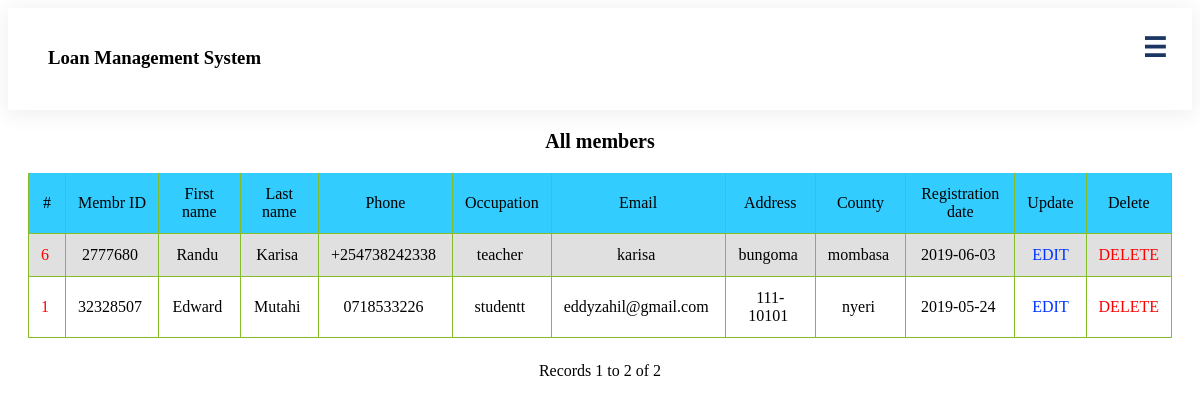
/admin/displaymember.php, run on an earlier commit of the app's database.
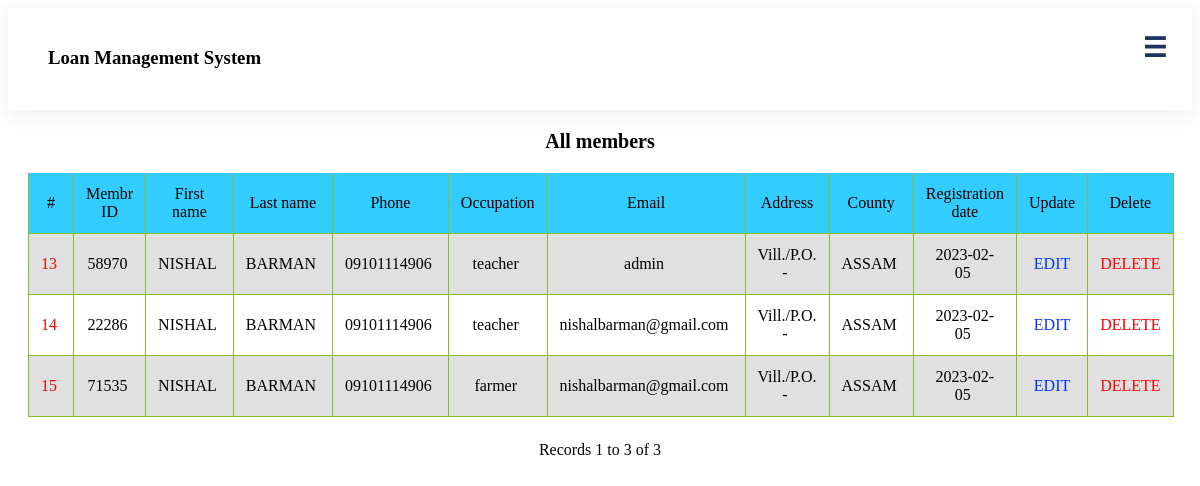
And on a later commit of the database.
### tables this page shows
CREATE TABLE `member` (
  `id` int(5) NOT NULL,
  `memberId` int(8) NOT NULL,
  `fName` varchar(15) NOT NULL,
  `lName` varchar(15) NOT NULL,
  `gender` varchar(6) NOT NULL,
  `phone` varchar(13) NOT NULL,
  `occupation` varchar(20) NOT NULL,
  `email` varchar(30) NOT NULL,
  `password` varchar(15) NOT NULL,
  `address` varchar(12) NOT NULL,
  `county` varchar(20) NOT NULL,
  `district` varchar(20) NOT NULL,
  `location` varchar(20) NOT NULL,
  `photo` varchar(200) NOT NULL,
  `dob` date NOT NULL,
  `regDate` date NOT NULL
);

### admin/displaymember.php (the view, shortened to what this page needs)
<?php require_once('../Connections/mlms.php'); ?>
<?php
$maxRows_dispmember = 10;
$pageNum_dispmember = 0;
$startRow_dispmember = $pageNum_dispmember * $maxRows_dispmember;
mysqli_select_db($mlms, $database_mlms);
$query_dispmember = "SELECT id, memberId, fName, lName, phone, occupation, email, address, county, regDate FROM member";
$query_limit_dispmember = sprintf("%s LIMIT %d, %d", $query_dispmember, $startRow_dispmember, $maxRows_dispmember);
$dispmember = mysqli_query($mlms, $query_limit_dispmember) or die(mysql_error());
$row_dispmember = mysqli_fetch_assoc($dispmember);
if (isset($_GET['totalRows_dispmember'])) {
    $totalRows_dispmember = $_GET['totalRows_dispmember'];
} else {
    $all_dispmember = mysqli_query($mlms, $query_dispmember);
    $totalRows_dispmember = mysqli_num_rows($all_dispmember);
}
?>
<html>
<head>
    <link rel="stylesheet" type="text/css" href="../Assets/css/style.css">
</head>
<body>
    <?php include '../header/admin.php'; ?>
    <center>
        <div class="main">
            <div class="container">
                <h3 class="llTl">All members</h3>
                <table border="0" align="center">
                    <table align="center" id="id01" class="responsive-table">
                        <tr bgcolor="#33CCFF">
                            <td>#</td>
                            <td>Membr ID</td>
                            <td>First name</td>
                            <td>Last name</td>
                            <td>Phone</td>
                            <td>Occupation</td>
                            <td>Email</td>
                            <td>Address</td>
                            <td>County</td>
                            <td>Registration date</td>
                            <td>Update</td>
                            <td>Delete</td>
                        </tr>
                        <?php
                        do { ?>
                            <tr>
                                <td><a href="managemember.php?recordID=<?php echo $row_dispmember['id']; ?>">
                                        <?php echo $row_dispmember['id']; ?>&nbsp; </a></td>
                                <td>
                                    <?php echo $row_dispmember['memberId']; ?>&nbsp;
                                </td>
                                <td>
                                    <?php echo $row_dispmember['fName']; ?>&nbsp;
                                </td>
                                <td>
                                    <?php echo $row_dispmember['lName']; ?>&nbsp;
                                </td>
                                <td>
                                    <?php echo $row_dispmember['phone']; ?>&nbsp;
                                </td>
                                <td>
                                    <?php echo $row_dispmember['occupation']; ?>&nbsp;
                                </td>
                                <td>
                                    <?php echo $row_dispmember['email']; ?>&nbsp;
                                </td>
                                <td>
                                    <?php echo $row_dispmember['address']; ?>&nbsp;
                                </td>
                                <td>
                                    <?php echo $row_dispmember['county']; ?>&nbsp;
                                </td>
                                <td>
                                    <?php echo $row_dispmember['regDate']; ?>&nbsp;
                                </td>
                                <td><a href="updatemember.php?memberId=<?php echo $row_dispmember['memberId']; ?>"
                                        style="text-decoration:none">
                                        <font color="#0033FF">EDIT</font>
                                    </a></td>
                                <td><a href="deletemember.php?memberId=<?php echo $row_dispmember['memberId']; ?>"
                                        style="text-decoration:none">
                                        <font color="#FF0000">DELETE</font>
                                    </a></td>
                            </tr>
                        <?php } while ($row_dispmember = mysqli_fetch_assoc($dispmember)); ?>
                    </table>
                    Records
                    <?php echo ($startRow_dispmember + 1) ?> to
                    <?php echo min($startRow_dispmember + $maxRows_dispmember, $totalRows_dispmember) ?> of
                    <?php echo $totalRows_dispmember ?>
                    <br />
                    <table border="0">
                        <tr>
                            <td>
                            </td>
                            <td>
                            </td>
                            <td>
                            </td>
                            <td>
                            </td>
                        </tr>
                    </table>
            </div>
        </div>
    </center>
</body>
</html>

### header/admin.php (shortened to what this page needs)
<link rel="stylesheet" href="https://cdnjs.cloudflare.com/ajax/libs/font-awesome/6.0.0-beta3/css/all.min.css" />
<header>
    <div class="head_container">
        <div class="logo">
            <h3>Loan Management System</h3>
        </div>
        <div class="menu" id="myTopnav">
            <ul>
                <a href="javascript:void(0);" style="font-size:15px;" class="icon" onclick="openNav()">&#9776;</a>
            </ul>
        </div>
    </div>
</header>

### Assets/css/style.css (style rules this page uses)
.main { padding-left: 20px; padding-right: 20px; }
.llTl { font-size: 20px; font-weight: bold; text-align: center; }
a { text-decoration: none; color: red; }
.main { display: block; }
body { position: relative; }
tr { text-align: center; vertical-align: middle; }
.responsive-table { width: 100%; margin-bottom: 1.5em; border-spacing: 0; }
@media (min-width: 48em) { .responsive-table { font-size: 0.9em; } }
@media (min-width: 62em) { .responsive-table { font-size: 1em; } }
.responsive-table tbody, .responsive-table tr, .responsive-table th, .responsive-table td { display: block; padding: 0; text-align: left; white-space: normal; }
@media (min-width: 48em) { .responsive-table tr { display: table-row; } }
.responsive-table th, .responsive-table td { padding: 0.5em; vertical-align: middle; }
@media (min-width: 30em) { .responsive-table th, .responsive-table td { padding: 0.75em 0.5em; } }
@media (min-width: 48em) { .responsive-table th, .responsive-table td { display: table-cell; padding: 0.5em; } }
@media (min-width: 62em) { .responsive-table th, .responsive-table td { padding: 0.75em 0.5em; } }
@media (min-width: 75em) { .responsive-table th, .responsive-table td { padding: 0.75em; } }
.responsive-table tbody tr { margin-bottom: 1em; }
@media (min-width: 48em) { .responsive-table tbody tr { display: table-row; border-width: 1px; } }
.responsive-table tbody tr:last-of-type { margin-bottom: 0; }
@media (min-width: 48em) { .responsive-table tbody tr:nth-of-type(even) { background-color: rgba(0, 0, 0, 0.12); } }
.responsive-table tbody td { text-align: right; }
@media (min-width: 48em) { .responsive-table tbody td { border-left: 1px solid #86bc25; border-bottom: 1px solid #86bc25; text-align: center; } }
@media (min-width: 48em) { .responsive-table tbody td:last-of-type { border-right: 1px solid #86bc25; } }

### header/admin.php (style rules this page uses)
body { font-family: Raleway; }
header { border: black; border-width: 2px; box-shadow: 0px 3px 20px 3px rgba(0, 0, 0, 0.06); }
.head_container { padding: 20px; overflow: hidden; }
.logo { float: left; margin-left: 20px; }
.menu { margin-top: 5px; float: right; }
.menu ul { list-style-type: none; margin-right: -10px; }
.menu a { text-decoration: none; font-weight: 500; color: #1c3664; padding: 10px; padding-left: 15px; padding-right: 15px; }
.icon { display: none; }
.menu { margin: 0; }
.icon { font-weight: 900 !important; font-size: 27px !important; padding: 0; margin: 0; margin-top: -22px; display: flex; }

What changed in the data, as far as the page shows it:
removed member: id "6", memberId "2777680", fName "Randu", lName "Karisa", phone "+254738242338", occupation "teacher", email "karisa", address "bungoma", county "mombasa", regDate "2019-06-03"
removed member: id "1", memberId "32328507", fName "Edward", lName "Mutahi", phone "0718533226", occupation "studentt", email "eddyzahil@gmail.com", address "111-10101", county "nyeri", regDate "2019-05-24"
added member: id "13", memberId "58970", fName "NISHAL", lName "BARMAN", phone "09101114906", occupation "teacher", email "admin", address "Vill./P.O. -", county "ASSAM", regDate "2023-02-05"
added member: id "14", memberId "22286", fName "NISHAL", lName "BARMAN", phone "09101114906", occupation "teacher", email "nishalbarman@gmail.com", address "Vill./P.O. -", county "ASSAM", regDate "2023-02-05"
added member: id "15", memberId "71535", fName "NISHAL", lName "BARMAN", phone "09101114906", occupation "farmer", email "nishalbarman@gmail.com", address "Vill./P.O. -", county "ASSAM", regDate "2023-02-05"
Also different on the page:
min($startRow_dispmember + $maxRows_dispmember, $totalRows_dispmember): "2" → "3"
$totalRows_dispmember: "2" → "3"
